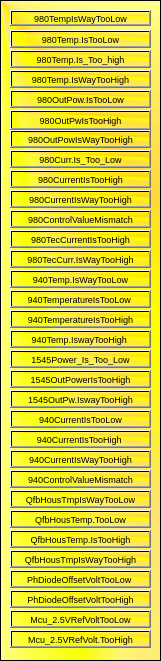
   <widget class="QFrame" name="frame">
    <property name="geometry">
     <rect>
      <x>10</x>
      <y>150</y>
      <width>161</width>
      <height>661</height>
     </rect>
    </property>
    <property name="font">
     <font>
      <pointsize>8</pointsize>
     </font>
    </property>
    <property name="styleSheet">
     <string notr="true">background-color: qconicalgradient(cx:0, cy:0, angle:135, stop:0 rgba(255, 255, 0, 69), stop:0.375 rgba(255, 255, 0, 69), stop:0.423533 rgba(251, 255, 0, 145), stop:0.45 rgba(247, 255, 0, 208), stop:0.477581 rgba(255, 244, 71, 130), stop:0.518717 rgba(255, 218, 71, 130), stop:0.55 rgba(255, 255, 0, 255), stop:0.57754 rgba(255, 203, 0, 130), stop:0.625 rgba(255, 255, 0, 69), stop:1 rgba(255, 255, 0, 69));</string>
    </property>
    <property name="frameShape">
     <enum>QFrame::StyledPanel</enum>
    </property>
    <property name="frameShadow">
     <enum>QFrame::Raised</enum>
    </property>
    <widget class="QPushButton" name="alarm1">
     <property name="enabled">
      <bool>true</bool>
     </property>
     <property name="geometry">
      <rect>
       <x>10</x>
       <y>10</y>
       <width>141</width>
       <height>16</height>
      </rect>
     </property>
     <property name="sizePolicy">
      <sizepolicy hsizetype="Minimum" vsizetype="Maximum">
       <horstretch>0</horstretch>
       <verstretch>0</verstretch>
      </sizepolicy>
     </property>
     <property name="font">
      <font>
       <pointsize>7</pointsize>
      </font>
     </property>
     <property name="autoFillBackground">
      <bool>false</bool>
     </property>
     <property name="styleSheet">
      <string notr="true"/>
     </property>
     <property name="text">
      <string>980TempIsWayTooLow</string>
     </property>
    </widget>
    <widget class="QPushButton" name="alarm2">
     <property name="enabled">
      <bool>true</bool>
     </property>
     <property name="geometry">
      <rect>
       <x>10</x>
       <y>30</y>
       <width>141</width>
       <height>18</height>
      </rect>
     </property>
     <property name="sizePolicy">
      <sizepolicy hsizetype="Minimum" vsizetype="Maximum">
       <horstretch>0</horstretch>
       <verstretch>0</verstretch>
      </sizepolicy>
     </property>
     <property name="font">
      <font>
       <pointsize>7</pointsize>
      </font>
     </property>
     <property name="text">
      <string>980Temp.IsTooLow</string>
     </property>
    </widget>
    <widget class="QPushButton" name="alarm3">
     <property name="geometry">
      <rect>
       <x>10</x>
       <y>50</y>
       <width>141</width>
       <height>18</height>
      </rect>
     </property>
     <property name="sizePolicy">
      <sizepolicy hsizetype="Minimum" vsizetype="Maximum">
       <horstretch>0</horstretch>
       <verstretch>0</verstretch>
      </sizepolicy>
     </property>
     <property name="font">
      <font>
       <pointsize>7</pointsize>
      </font>
     </property>
     <property name="text">
      <string>980Temp.Is_Too_high</string>
     </property>
    </widget>
    <widget class="QPushButton" name="alarm4">
     <property name="geometry">
      <rect>
       <x>10</x>
       <y>70</y>
       <width>141</width>
       <height>18</height>
      </rect>
     </property>
     <property name="sizePolicy">
      <sizepolicy hsizetype="Minimum" vsizetype="Fixed">
       <horstretch>0</horstretch>
       <verstretch>0</verstretch>
      </sizepolicy>
     </property>
     <property name="font">
      <font>
       <pointsize>7</pointsize>
      </font>
     </property>
     <property name="text">
      <string>980Temp.IsWayTooHigh</string>
     </property>
    </widget>
    <widget class="QPushButton" name="alarm5">
     <property name="geometry">
      <rect>
       <x>10</x>
       <y>90</y>
       <width>141</width>
       <height>18</height>
      </rect>
     </property>
     <property name="font">
      <font>
       <pointsize>7</pointsize>
      </font>
     </property>
     <property name="text">
      <string>980OutPow.IsTooLow</string>
     </property>
    </widget>
    <widget class="QPushButton" name="alarm6">
     <property name="geometry">
      <rect>
       <x>10</x>
       <y>110</y>
       <width>141</width>
       <height>20</height>
      </rect>
     </property>
     <property name="font">
      <font>
       <pointsize>7</pointsize>
      </font>
     </property>
     <property name="text">
      <string>980OutPwIsTooHigh</string>
     </property>
    </widget>
    <widget class="QPushButton" name="alarm7">
     <property name="geometry">
      <rect>
       <x>10</x>
       <y>130</y>
       <width>141</width>
       <height>18</height>
      </rect>
     </property>
     <property name="font">
      <font>
       <pointsize>7</pointsize>
      </font>
     </property>
     <property name="text">
      <string>980OutPowIsWayTooHigh</string>
     </property>
    </widget>
    <widget class="QPushButton" name="alarm8">
     <property name="geometry">
      <rect>
       <x>10</x>
       <y>150</y>
       <width>141</width>
       <height>18</height>
      </rect>
     </property>
     <property name="font">
      <font>
       <pointsize>7</pointsize>
      </font>
     </property>
     <property name="text">
      <string>980Curr.Is_Too_Low</string>
     </property>
    </widget>
    <widget class="QPushButton" name="alarm9">
     <property name="geometry">
      <rect>
       <x>10</x>
       <y>170</y>
       <width>141</width>
       <height>18</height>
      </rect>
     </property>
     <property name="font">
      <font>
       <pointsize>7</pointsize>
      </font>
     </property>
     <property name="text">
      <string>980CurrentIsTooHigh</string>
     </property>
    </widget>
    <widget class="QPushButton" name="alarm10">
     <property name="geometry">
      <rect>
       <x>10</x>
       <y>190</y>
       <width>141</width>
       <height>18</height>
      </rect>
     </property>
     <property name="font">
      <font>
       <pointsize>7</pointsize>
      </font>
     </property>
     <property name="text">
      <string>980CurrentIsWayTooHigh</string>
     </property>
    </widget>
    <widget class="QPushButton" name="alarm11">
     <property name="geometry">
      <rect>
       <x>10</x>
       <y>210</y>
       <width>141</width>
       <height>18</height>
      </rect>
     </property>
     <property name="font">
      <font>
       <pointsize>7</pointsize>
      </font>
     </property>
     <property name="text">
      <string>980ControlValueMismatch</string>
     </property>
    </widget>
    <widget class="QPushButton" name="alarm12">
     <property name="geometry">
      <rect>
       <x>10</x>
       <y>230</y>
       <width>141</width>
       <height>18</height>
      </rect>
     </property>
     <property name="font">
      <font>
       <pointsize>7</pointsize>
      </font>
     </property>
     <property name="text">
      <string>980TecCurrentIsTooHigh</string>
     </property>
    </widget>
    <widget class="QPushButton" name="alarm13">
     <property name="geometry">
      <rect>
       <x>10</x>
       <y>250</y>
       <width>141</width>
       <height>18</height>
      </rect>
     </property>
     <property name="font">
      <font>
       <pointsize>7</pointsize>
      </font>
     </property>
     <property name="text">
      <string>980TecCurr.IsWayTooHigh</string>
     </property>
    </widget>
    <widget class="QPushButton" name="alarm14">
     <property name="geometry">
      <rect>
       <x>10</x>
       <y>270</y>
       <width>141</width>
       <height>18</height>
      </rect>
     </property>
     <property name="font">
      <font>
       <pointsize>7</pointsize>
      </font>
     </property>
     <property name="text">
      <string>940Temp.IsWayTooLow</string>
     </property>
    </widget>
    <widget class="QPushButton" name="alarm15">
     <property name="geometry">
      <rect>
       <x>10</x>
       <y>290</y>
       <width>141</width>
       <height>18</height>
      </rect>
     </property>
     <property name="font">
      <font>
       <pointsize>7</pointsize>
      </font>
     </property>
     <property name="text">
      <string>940TemperatureIsTooLow </string>
     </property>
    </widget>
    <widget class="QPushButton" name="alarm16">
     <property name="geometry">
      <rect>
       <x>10</x>
       <y>310</y>
       <width>141</width>
       <height>18</height>
      </rect>
     </property>
     <property name="font">
      <font>
       <pointsize>7</pointsize>
      </font>
     </property>
     <property name="text">
      <string>940TemperatureIsTooHigh</string>
     </property>
    </widget>
    <widget class="QPushButton" name="alarm17">
     <property name="geometry">
      <rect>
       <x>10</x>
       <y>330</y>
       <width>141</width>
       <height>18</height>
      </rect>
     </property>
     <property name="font">
      <font>
       <pointsize>7</pointsize>
      </font>
     </property>
     <property name="text">
      <string>940Temp.IswayTooHigh </string>
     </property>
    </widget>
    <widget class="QPushButton" name="alarm18">
     <property name="geometry">
      <rect>
       <x>10</x>
       <y>350</y>
       <width>141</width>
       <height>18</height>
      </rect>
     </property>
     <property name="font">
      <font>
       <pointsize>7</pointsize>
      </font>
     </property>
     <property name="text">
      <string>1545Power_Is_Too_Low</string>
     </property>
    </widget>
    <widget class="QPushButton" name="alarm19">
     <property name="geometry">
      <rect>
       <x>10</x>
       <y>370</y>
       <width>141</width>
       <height>18</height>
      </rect>
     </property>
     <property name="font">
      <font>
       <pointsize>7</pointsize>
      </font>
     </property>
     <property name="text">
      <string>1545OutPowerIsTooHigh</string>
     </property>
    </widget>
    <widget class="QPushButton" name="alarm20">
     <property name="geometry">
      <rect>
       <x>10</x>
       <y>390</y>
       <width>141</width>
       <height>18</height>
      </rect>
     </property>
     <property name="font">
      <font>
       <pointsize>7</pointsize>
      </font>
     </property>
     <property name="text">
      <string>1545OutPw.IswayTooHigh</string>
     </property>
    </widget>
    <widget class="QPushButton" name="alarm21">
     <property name="geometry">
      <rect>
       <x>10</x>
       <y>410</y>
       <width>141</width>
       <height>18</height>
      </rect>
     </property>
     <property name="font">
      <font>
       <pointsize>7</pointsize>
      </font>
     </property>
     <property name="text">
      <string>940CurrentIsTooLow</string>
     </property>
    </widget>
    <widget class="QPushButton" name="alarm22">
     <property name="geometry">
      <rect>
       <x>10</x>
       <y>430</y>
       <width>141</width>
       <height>18</height>
      </rect>
     </property>
     <property name="font">
      <font>
       <pointsize>7</pointsize>
      </font>
     </property>
     <property name="text">
      <string>940CurrentIsTooHigh </string>
     </property>
    </widget>
    <widget class="QPushButton" name="alarm23">
     <property name="geometry">
      <rect>
       <x>10</x>
       <y>450</y>
       <width>141</width>
       <height>18</height>
      </rect>
     </property>
     <property name="font">
      <font>
       <pointsize>7</pointsize>
      </font>
     </property>
     <property name="text">
      <string>940CurrentIsWayTooHigh</string>
     </property>
    </widget>
    <widget class="QPushButton" name="alarm24">
     <property name="geometry">
      <rect>
       <x>10</x>
       <y>470</y>
       <width>141</width>
       <height>18</height>
      </rect>
     </property>
     <property name="font">
      <font>
       <pointsize>7</pointsize>
      </font>
     </property>
     <property name="text">
      <string>940ControlValueMismatch</string>
     </property>
    </widget>
    <widget class="QPushButton" name="alarm25">
     <property name="geometry">
      <rect>
       <x>10</x>
       <y>490</y>
       <width>141</width>
       <height>18</height>
      </rect>
     </property>
     <property name="font">
      <font>
       <pointsize>7</pointsize>
      </font>
     </property>
     <property name="text">
      <string>QfbHousTmpIsWayTooLow</string>
     </property>
    </widget>
    <widget class="QPushButton" name="alarm26">
     <property name="geometry">
      <rect>
       <x>10</x>
       <y>510</y>
       <width>141</width>
       <height>18</height>
      </rect>
     </property>
     <property name="font">
      <font>
       <pointsize>7</pointsize>
      </font>
     </property>
     <property name="text">
      <string>QfbHousTemp.TooLow</string>
     </property>
    </widget>
    <widget class="QPushButton" name="alarm27">
     <property name="geometry">
      <rect>
       <x>10</x>
       <y>530</y>
       <width>141</width>
       <height>18</height>
      </rect>
     </property>
     <property name="font">
      <font>
       <pointsize>7</pointsize>
      </font>
     </property>
     <property name="text">
      <string>QfbHousTemp.IsTooHigh</string>
     </property>
    </widget>
    <widget class="QPushButton" name="alarm28">
     <property name="geometry">
      <rect>
       <x>10</x>
       <y>550</y>
       <width>141</width>
       <height>18</height>
      </rect>
     </property>
     <property name="font">
      <font>
       <pointsize>7</pointsize>
      </font>
     </property>
     <property name="text">
      <string>QfbHousTmpIsWayTooHigh</string>
     </property>
    </widget>
    <widget class="QPushButton" name="alarm29">
     <property name="geometry">
      <rect>
       <x>10</x>
       <y>570</y>
       <width>141</width>
       <height>18</height>
      </rect>
     </property>
     <property name="font">
      <font>
       <pointsize>7</pointsize>
      </font>
     </property>
     <property name="text">
      <string>PhDiodeOffsetVoltTooLow </string>
     </property>
    </widget>
    <widget class="QPushButton" name="alarm30">
     <property name="geometry">
      <rect>
       <x>10</x>
       <y>590</y>
       <width>141</width>
       <height>18</height>
      </rect>
     </property>
     <property name="font">
      <font>
       <pointsize>7</pointsize>
      </font>
     </property>
     <property name="text">
      <string>PhDiodeOffsetVoltTooHigh</string>
     </property>
    </widget>
    <widget class="QPushButton" name="alarm31">
     <property name="geometry">
      <rect>
       <x>10</x>
       <y>610</y>
       <width>141</width>
       <height>18</height>
      </rect>
     </property>
     <property name="font">
      <font>
       <pointsize>7</pointsize>
      </font>
     </property>
     <property name="text">
      <string>Mcu_2.5VRefVoltTooLow</string>
     </property>
    </widget>
    <widget class="QPushButton" name="alarm32">
     <property name="geometry">
      <rect>
       <x>10</x>
       <y>630</y>
       <width>141</width>
       <height>18</height>
      </rect>
     </property>
     <property name="font">
      <font>
       <pointsize>7</pointsize>
      </font>
     </property>
     <property name="text">
      <string>Mcu_2.5VRefVolt.TooHigh</string>
     </property>
    </widget>
   </widget>
